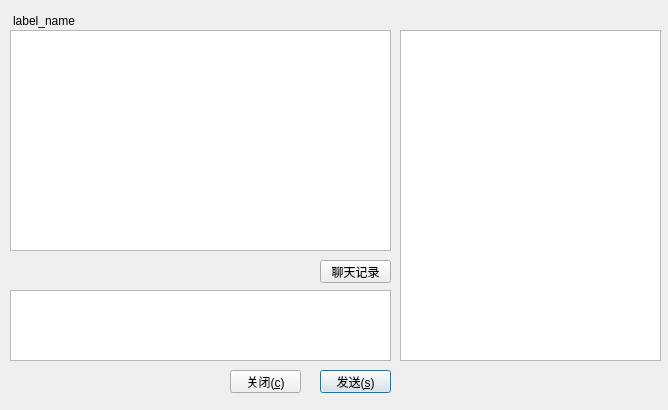
<?xml version="1.0" encoding="UTF-8"?>
<ui version="4.0">
 <class>ChatWindow</class>
 <widget class="QDialog" name="ChatWindow">
  <property name="geometry">
   <rect>
    <x>0</x>
    <y>0</y>
    <width>668</width>
    <height>410</height>
   </rect>
  </property>
  <property name="windowTitle">
   <string>Dialog</string>
  </property>
  <widget class="QWidget" name="widget" native="true">
   <property name="geometry">
    <rect>
     <x>0</x>
     <y>0</y>
     <width>401</width>
     <height>472</height>
    </rect>
   </property>
   <property name="minimumSize">
    <size>
     <width>0</width>
     <height>0</height>
    </size>
   </property>
   <property name="maximumSize">
    <size>
     <width>16777215</width>
     <height>16777215</height>
    </size>
   </property>
   <widget class="QPushButton" name="pushButton_send">
    <property name="geometry">
     <rect>
      <x>320</x>
      <y>370</y>
      <width>71</width>
      <height>23</height>
     </rect>
    </property>
    <property name="text">
     <string>发送(&amp;s)</string>
    </property>
   </widget>
   <widget class="QPushButton" name="pushButton_close">
    <property name="geometry">
     <rect>
      <x>230</x>
      <y>370</y>
      <width>71</width>
      <height>23</height>
     </rect>
    </property>
    <property name="text">
     <string>关闭(&amp;c)</string>
    </property>
   </widget>
   <widget class="QPushButton" name="pushButton_chatdata">
    <property name="geometry">
     <rect>
      <x>320</x>
      <y>260</y>
      <width>71</width>
      <height>23</height>
     </rect>
    </property>
    <property name="text">
     <string>聊天记录</string>
    </property>
    <property name="checkable">
     <bool>true</bool>
    </property>
   </widget>
   <widget class="QTextEdit" name="textEdit">
    <property name="geometry">
     <rect>
      <x>10</x>
      <y>290</y>
      <width>381</width>
      <height>71</height>
     </rect>
    </property>
   </widget>
   <widget class="QListWidget" name="listWidget">
    <property name="geometry">
     <rect>
      <x>10</x>
      <y>30</y>
      <width>381</width>
      <height>221</height>
     </rect>
    </property>
   </widget>
   <widget class="QLabel" name="label_name">
    <property name="geometry">
     <rect>
      <x>13</x>
      <y>10</y>
      <width>421</width>
      <height>21</height>
     </rect>
    </property>
    <property name="text">
     <string>label_name</string>
    </property>
   </widget>
  </widget>
  <widget class="QTextEdit" name="textEdit_2">
   <property name="geometry">
    <rect>
     <x>400</x>
     <y>30</y>
     <width>261</width>
     <height>331</height>
    </rect>
   </property>
  </widget>
 </widget>
 <resources/>
 <connections/>
</ui>
